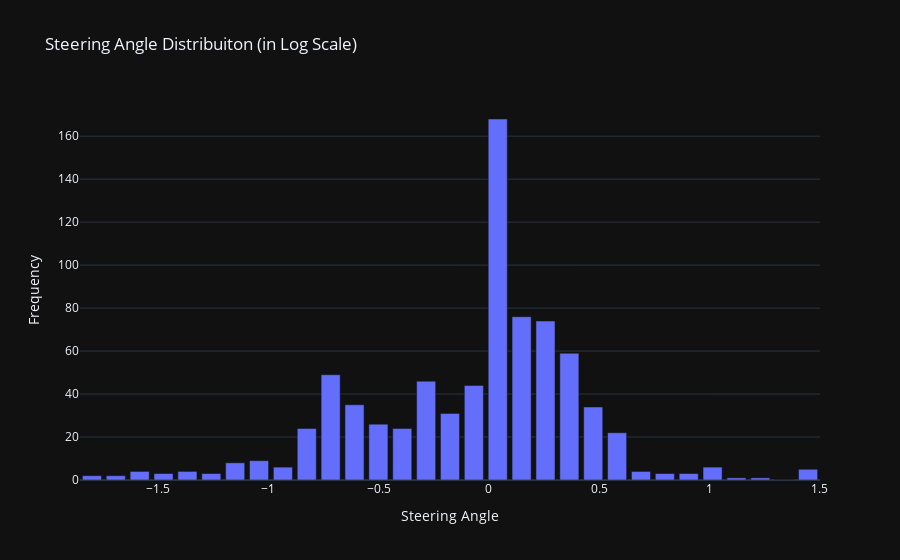

Notebook cell for this chart:
### Markdown cell above
###  Histogram

### Code cell
nbins         = 31        # Has to be an odd number so we have zero at the center
freq, bins    = np.histogram(y_train, bins=nbins)

"""
Centered bins: 
    This creates a Bin with zero value for the center 
    (wich is what we expect from most of the driving input)
"""
cbins = (bins[:-1] + bins[1:])*0.5     

fig = px.bar(x        = cbins, 
             y        = freq, 
             labels   = {'x' : 'Steering Angle', 'y' : 'Frequency '}, 
             title    = "Steering Angle Distribuiton (in Log Scale)",
             template ="plotly_dark",
             log_y    = False) #True

fig.show()

### Figure 1 — Plotly figure (JSON) as saved in the notebook; plotly's stock layout.template omitted (floating-point values rounded to 4 significant figures)
{"data": [{"alignmentgroup": "True", "hovertemplate": "Steering Angle=%{x}<br>Frequency =%{y}<extra></extra>", "legendgroup": "", "marker": {"color": "#636efa", "pattern": {"shape": ""}}, "name": "", "offsetgroup": "", "orientation": "v", "showlegend": false, "textposition": "auto", "type": "bar", "x": [-1.8, -1.692, -1.583, -1.475, -1.367, -1.259, -1.15, -1.042, -0.9338, -0.8255, -0.7173, -0.609, -0.5008, -0.3925, -0.2843, -0.176, -0.06774, 0.04052, 0.1488, 0.257, 0.3653, 0.4735, 0.5818, 0.6901, 0.7983, 0.9066, 1.015, 1.123, 1.231, 1.34, 1.448], "xaxis": "x", "y": [2, 2, 4, 3, 4, 3, 8, 9, 6, 24, 49, 35, 26, 24, 46, 31, 44, 168, 76, 74, 59, 34, 22, 4, 3, 3, 6, 1, 1, 0, 5], "yaxis": "y"}], "layout": {"barmode": "relative", "legend": {"tracegroupgap": 0}, "title": {"text": "Steering Angle Distribuiton (in Log Scale)"}, "xaxis": {"anchor": "y", "domain": [0, 1], "title": {"text": "Steering Angle"}}, "yaxis": {"anchor": "x", "domain": [0, 1], "title": {"text": "Frequency "}}}}
